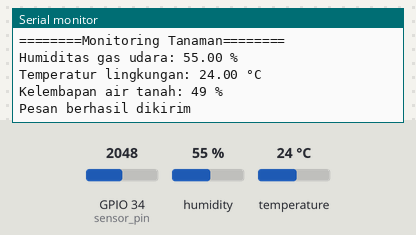
The sketch below on a simulated ESP32. Parts: the last lines printed to the serial monitor. The inputs (shaded band) are chosen by the test bench; at power-on: humidity 55 %, GPIO 34 (sensor_pin) = 2048, temperature 24 °C. WiFi joins after 1.5 s; servers stay silent unless stated.

Above: at 5.0 s.
5.1 s: humidity set to 22 %
At 5.9 s:
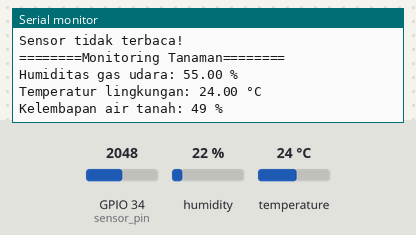
7.3 s: GPIO 34 (sensor_pin) set to 2866
At 9.4 s:
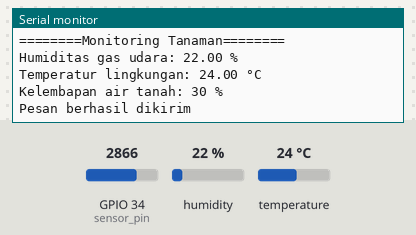
9.5 s: temperature set to 12 °C
At 11.5 s:
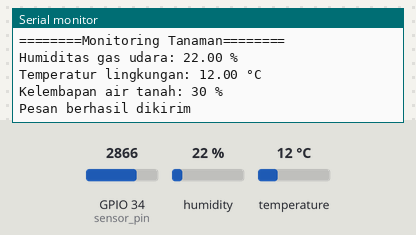
11.7 s: GPIO 34 (sensor_pin) set to 3603
At 13.1 s:
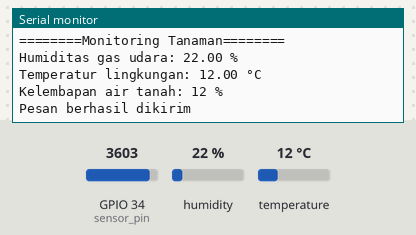
13.9 s: humidity set to 40 %
At 15.6 s:
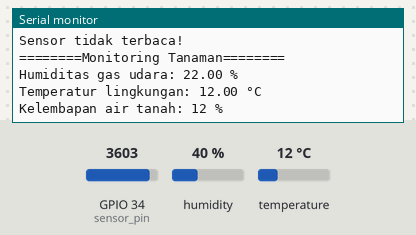
Timing chart, 0 to 17.1 s (numbered marks = the images above; inputs shaded):
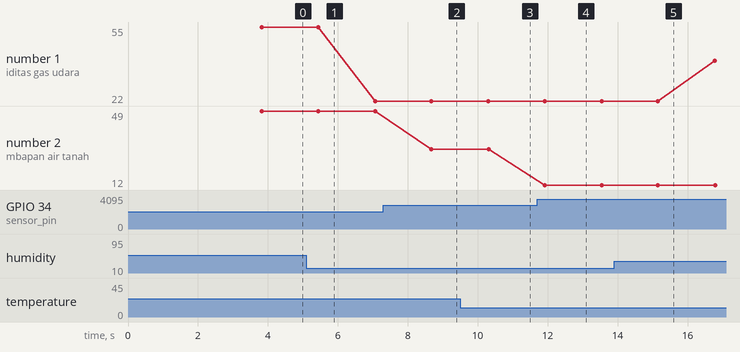

The sketch:

sketch_jan24a.ino
```cpp
#include "DHT.h"
#define DHTPIN 4
#define DHTTYPE DHT11
#include <WiFi.h>
#include <WiFiClientSecure.h>
#include <UniversalTelegramBot.h>
#include <ArduinoJson.h>
DHT dht(DHTPIN, DHTTYPE);
int M,sensor_analog;
const int sensor_pin = 34;
const char* ssid = "rifaa";
const char* password = "123456789";
#define CHAT_ID "1029670858"
#define BOTtoken "6739883042:AAEOWXgJzht65bkL7di-vPUtAwnlBb7lwEU"

WiFiClientSecure client;
UniversalTelegramBot bot(BOTtoken, client);
int botRequestDelay = 1000;
unsigned long lastTimeBotRan;

void setup() {
  Serial.begin(115200);
  Serial.print("Connecting Wifi: ");
  Serial.println(ssid);

  WiFi.mode(WIFI_STA);
  WiFi.begin(ssid, password);
  client.setCACert(TELEGRAM_CERTIFICATE_ROOT);

  while(WiFi.status() != WL_CONNECTED) {
    Serial.print(".");
    delay(500);
   }

  Serial.print("");
  Serial.println("WiFi connected");
  Serial.print("IP address: ");
  Serial.println(WiFi.localIP());

  bot.sendMessage(CHAT_ID, "Tunggu dulu...monitoring akan segera dimulai", "");

  delay(2000);
  Serial.print("Workshop Monitoring Tanaman SMKN7 Baleendah\n");
  dht.begin();
}

void loop() {
  sensor_analog = analogRead(sensor_pin);
  M = (100 - ((sensor_analog/4095.00) * 100));
  float t = dht.readTemperature();
  float h = dht.readHumidity();
  Serial.println("Sensor tidak terbaca!");
  if (isnan(h) || isnan(t) || isnan(M)) {
    Serial.println("Sensor tidak terbaca!");
    bot.sendMessage(CHAT_ID, "Sensor tidak terbaca!", "");
    return;
  }
  Serial.print("========Monitoring Tanaman========\n");
  Serial.print("Humiditas gas udara: ");
  Serial.print(h);
  Serial.println(" %");
  Serial.print("Temperatur lingkungan: ");
  Serial.print(t);
  Serial.println(" °C");
  Serial.print("Kelembapan air tanah: ");
  Serial.print(M);
  Serial.println(" %");
  bot.sendMessage(CHAT_ID, "Monitoring Tanaman SMKN7 Baleendah");
  kirimPesanTelegram(h, t, M);
}

void kirimPesanTelegram(float h, float t, int M) {
  String pesan = "Suhu saat ini: " + String(t,2) + "°C\n" +
  "Humiditas udara saat ini: " + String(h,2) + "%\n" +
  "Tingkat kelembapan tanah saat ini: " + String(M) + "%\n";

  if(bot.sendMessage(CHAT_ID,pesan,"Markdown")) {
    Serial.println("Pesan berhasil dikirim");
  }else{
    Serial.println("Gagal mengirim pesan");
  }
  delay(1000);
}
```

Measured:
- after the input at 7.3 s, the serial monitor: prints a new line after 1.4 s (image 2)
- after the input at 9.5 s, the serial monitor: prints a new line after 0.81 s (image 3)
- after the input at 11.7 s, the serial monitor: prints a new line after 0.22 s (image 4)
- plotted number 1: 55 → 22 after the input at 5.1 s, 22 → 40 after the input at 13.9 s
- plotted number 2: 49 → 30 after the input at 7.3 s
